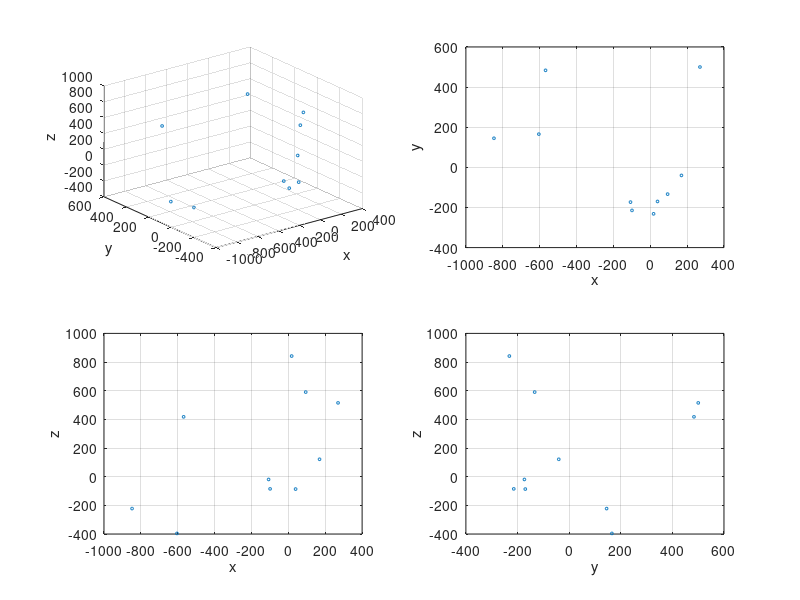

Here is the MATLAB script that generated this plot: (Note: this script raises an error after producing the figure.)
clc, clear
len = 10;
theta = randi([0, 360], len,6);
d = [74, 0, 0, 164, 120, 70];
a = [0, 400, 411, 0, 0, 0];
alpha = [pi/2, 0, 0, pi/2, -pi/2, 0];
result = zeros(len,3);

for i = 1:len
    D = 1;
    for j = 1:6
        D = D*[ cos(theta(i,j)), -sin(theta(i,j))*cos(alpha(j)),  sin(theta(i,j))*sin(alpha(j)), a(j)*cos(theta(i,j));
            sin(theta(i,j)),  cos(theta(i,j))*cos(alpha(j)), -cos(theta(i,j))*sin(alpha(j)), a(j)*sin(theta(i,j));
            0,         sin(alpha(j)),         cos(alpha(j)),        d(j);
            0,              0,              0,        1];
    end
    result(i,1:3) = D(1:3,4);
end

subplot(2,2,1)
plot3(result(:,1), result(:,2), result(:,3), 'o', 'MarkerSize', 2)
xlabel('x'); ylabel('y'); zlabel('z'); grid on
subplot(2,2,2)
plot(result(:,1), result(:,2), 'o', 'MarkerSize', 2)
xlabel('x'); ylabel('y'); grid on
subplot(2,2,3)
plot(result(:,1), result(:,3), 'o', 'MarkerSize', 2)
xlabel('x'); ylabel('z'); grid on
subplot(2,2,4)
plot(result(:,2), result(:,3), 'o', 'MarkerSize', 2)
xlabel('y'); ylabel('z'); grid on

disp_theta(theta, result)

function disp_theta(theta, result)
fprintf("         th1 th2 th3 th4 th5 th6       Px    Py     Pz")
for i = 1:60
    fprintf("\ncase %2d: ", i)
    for j = 1:6
        fprintf("%3d ", theta(i,j))
    end
    fprintf("   ")
    for j = 1:3
        fprintf("%6.1f ", result(i,j))
    end
end
end